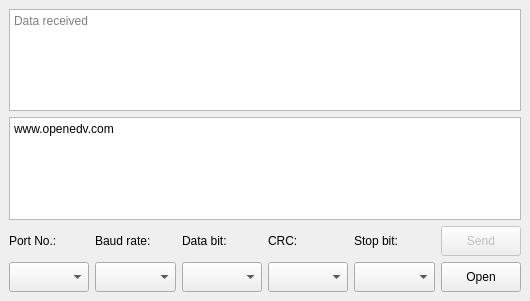
<?xml version="1.0" encoding="UTF-8"?>
<ui version="4.0">
 <class>MainWindow</class>
 <widget class="QMainWindow" name="MainWindow">
  <property name="geometry">
   <rect>
    <x>0</x>
    <y>0</y>
    <width>530</width>
    <height>301</height>
   </rect>
  </property>
  <property name="windowTitle">
   <string>MainWindow</string>
  </property>
  <widget class="QWidget" name="centralwidget">
   <layout class="QVBoxLayout" name="verticalLayout">
    <property name="spacing">
     <number>6</number>
    </property>
    <property name="leftMargin">
     <number>9</number>
    </property>
    <property name="topMargin">
     <number>9</number>
    </property>
    <property name="rightMargin">
     <number>9</number>
    </property>
    <property name="bottomMargin">
     <number>9</number>
    </property>
    <item>
     <widget class="QTextBrowser" name="textBrowser">
      <property name="html">
       <string>&lt;!DOCTYPE HTML PUBLIC &quot;-//W3C//DTD HTML 4.0//EN&quot; &quot;http://www.w3.org/TR/REC-html40/strict.dtd&quot;&gt;
&lt;html&gt;&lt;head&gt;&lt;meta name=&quot;qrichtext&quot; content=&quot;1&quot; /&gt;&lt;style type=&quot;text/css&quot;&gt;
p, li { white-space: pre-wrap; }
&lt;/style&gt;&lt;/head&gt;&lt;body style=&quot; font-family:'Ubuntu'; font-size:11pt; font-weight:400; font-style:normal;&quot;&gt;
&lt;p style=&quot;-qt-paragraph-type:empty; margin-top:0px; margin-bottom:0px; margin-left:0px; margin-right:0px; -qt-block-indent:0; text-indent:0px;&quot;&gt;&lt;br /&gt;&lt;/p&gt;&lt;/body&gt;&lt;/html&gt;</string>
      </property>
      <property name="placeholderText">
       <string>Data received</string>
      </property>
     </widget>
    </item>
    <item>
     <widget class="QTextEdit" name="textEdit">
      <property name="plainText">
       <string>www.openedv.com</string>
      </property>
      <property name="cursorWidth">
       <number>5</number>
      </property>
      <property name="placeholderText">
       <string>Data to send</string>
      </property>
     </widget>
    </item>
    <item>
     <layout class="QGridLayout" name="gridLayout">
      <property name="spacing">
       <number>6</number>
      </property>
      <item row="0" column="0">
       <widget class="QLabel" name="label_0">
        <property name="sizePolicy">
         <sizepolicy hsizetype="Expanding" vsizetype="Expanding">
          <horstretch>0</horstretch>
          <verstretch>0</verstretch>
         </sizepolicy>
        </property>
        <property name="minimumSize">
         <size>
          <width>80</width>
          <height>30</height>
         </size>
        </property>
        <property name="font">
         <font>
          <pointsize>9</pointsize>
         </font>
        </property>
        <property name="text">
         <string>Port No.:</string>
        </property>
       </widget>
      </item>
      <item row="0" column="1">
       <widget class="QLabel" name="label_1">
        <property name="sizePolicy">
         <sizepolicy hsizetype="Expanding" vsizetype="Expanding">
          <horstretch>0</horstretch>
          <verstretch>0</verstretch>
         </sizepolicy>
        </property>
        <property name="minimumSize">
         <size>
          <width>80</width>
          <height>30</height>
         </size>
        </property>
        <property name="font">
         <font>
          <pointsize>9</pointsize>
         </font>
        </property>
        <property name="text">
         <string>Baud rate:</string>
        </property>
       </widget>
      </item>
      <item row="0" column="2">
       <widget class="QLabel" name="label_2">
        <property name="sizePolicy">
         <sizepolicy hsizetype="Expanding" vsizetype="Expanding">
          <horstretch>0</horstretch>
          <verstretch>0</verstretch>
         </sizepolicy>
        </property>
        <property name="minimumSize">
         <size>
          <width>80</width>
          <height>30</height>
         </size>
        </property>
        <property name="font">
         <font>
          <pointsize>9</pointsize>
         </font>
        </property>
        <property name="text">
         <string>Data bit:</string>
        </property>
       </widget>
      </item>
      <item row="0" column="3">
       <widget class="QLabel" name="label_3">
        <property name="sizePolicy">
         <sizepolicy hsizetype="Expanding" vsizetype="Expanding">
          <horstretch>0</horstretch>
          <verstretch>0</verstretch>
         </sizepolicy>
        </property>
        <property name="minimumSize">
         <size>
          <width>80</width>
          <height>30</height>
         </size>
        </property>
        <property name="font">
         <font>
          <pointsize>9</pointsize>
         </font>
        </property>
        <property name="text">
         <string>CRC:</string>
        </property>
       </widget>
      </item>
      <item row="0" column="4">
       <widget class="QLabel" name="label_4">
        <property name="sizePolicy">
         <sizepolicy hsizetype="Expanding" vsizetype="Expanding">
          <horstretch>0</horstretch>
          <verstretch>0</verstretch>
         </sizepolicy>
        </property>
        <property name="minimumSize">
         <size>
          <width>80</width>
          <height>30</height>
         </size>
        </property>
        <property name="font">
         <font>
          <pointsize>9</pointsize>
         </font>
        </property>
        <property name="text">
         <string>Stop bit:</string>
        </property>
       </widget>
      </item>
      <item row="0" column="5">
       <widget class="QPushButton" name="pushButton_0">
        <property name="enabled">
         <bool>false</bool>
        </property>
        <property name="sizePolicy">
         <sizepolicy hsizetype="Expanding" vsizetype="Expanding">
          <horstretch>0</horstretch>
          <verstretch>0</verstretch>
         </sizepolicy>
        </property>
        <property name="minimumSize">
         <size>
          <width>80</width>
          <height>30</height>
         </size>
        </property>
        <property name="font">
         <font>
          <pointsize>9</pointsize>
         </font>
        </property>
        <property name="text">
         <string>Send</string>
        </property>
       </widget>
      </item>
      <item row="1" column="0">
       <widget class="QComboBox" name="comboBox_0">
        <property name="sizePolicy">
         <sizepolicy hsizetype="Expanding" vsizetype="Expanding">
          <horstretch>0</horstretch>
          <verstretch>0</verstretch>
         </sizepolicy>
        </property>
        <property name="minimumSize">
         <size>
          <width>80</width>
          <height>30</height>
         </size>
        </property>
       </widget>
      </item>
      <item row="1" column="1">
       <widget class="QComboBox" name="comboBox_1">
        <property name="sizePolicy">
         <sizepolicy hsizetype="Expanding" vsizetype="Expanding">
          <horstretch>0</horstretch>
          <verstretch>0</verstretch>
         </sizepolicy>
        </property>
        <property name="minimumSize">
         <size>
          <width>80</width>
          <height>30</height>
         </size>
        </property>
       </widget>
      </item>
      <item row="1" column="2">
       <widget class="QComboBox" name="comboBox_2">
        <property name="sizePolicy">
         <sizepolicy hsizetype="Expanding" vsizetype="Expanding">
          <horstretch>0</horstretch>
          <verstretch>0</verstretch>
         </sizepolicy>
        </property>
        <property name="minimumSize">
         <size>
          <width>80</width>
          <height>30</height>
         </size>
        </property>
       </widget>
      </item>
      <item row="1" column="3">
       <widget class="QComboBox" name="comboBox_3">
        <property name="sizePolicy">
         <sizepolicy hsizetype="Expanding" vsizetype="Expanding">
          <horstretch>0</horstretch>
          <verstretch>0</verstretch>
         </sizepolicy>
        </property>
        <property name="minimumSize">
         <size>
          <width>80</width>
          <height>30</height>
         </size>
        </property>
       </widget>
      </item>
      <item row="1" column="4">
       <widget class="QComboBox" name="comboBox_4">
        <property name="sizePolicy">
         <sizepolicy hsizetype="Expanding" vsizetype="Expanding">
          <horstretch>0</horstretch>
          <verstretch>0</verstretch>
         </sizepolicy>
        </property>
        <property name="minimumSize">
         <size>
          <width>80</width>
          <height>30</height>
         </size>
        </property>
       </widget>
      </item>
      <item row="1" column="5">
       <widget class="QPushButton" name="pushButton_1">
        <property name="sizePolicy">
         <sizepolicy hsizetype="Expanding" vsizetype="Expanding">
          <horstretch>0</horstretch>
          <verstretch>0</verstretch>
         </sizepolicy>
        </property>
        <property name="minimumSize">
         <size>
          <width>80</width>
          <height>30</height>
         </size>
        </property>
        <property name="font">
         <font>
          <pointsize>9</pointsize>
         </font>
        </property>
        <property name="text">
         <string>Open</string>
        </property>
       </widget>
      </item>
     </layout>
    </item>
   </layout>
  </widget>
 </widget>
 <resources/>
 <connections/>
</ui>
